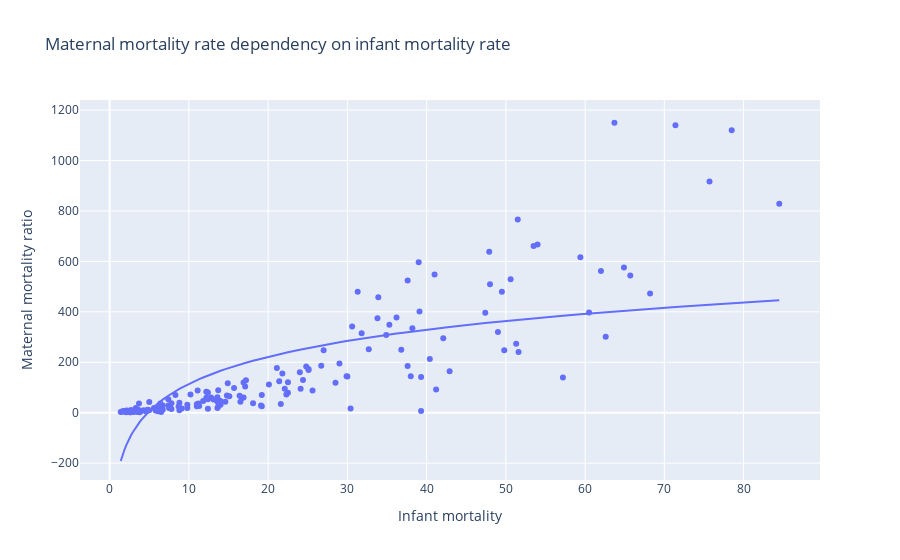

The notebook cell saved with this chart:
### Markdown cell above
### Dependency of tax revenue on population

With this graph we can come to a conclusion that lower the population the percentage of revenue from tax increases.

### Code cell
fig = px.scatter(df, x="Infant mortality", y="Maternal mortality ratio",
                 trendline="ols", trendline_options=dict(log_x=True),
                 title="Maternal mortality rate dependency on infant mortality rate",hover_name="Country")
fig.show()

### Figure 1 — Plotly figure (JSON) as saved in the notebook; plotly's stock layout.template omitted (floating-point values rounded to 4 significant figures; data arrays with more than 128 entries replaced by an {"elided": "..."} marker saying what was removed)
{"data": [{"hovertemplate": "<b>%{hovertext}</b><br><br>Infant mortality=%{x}<br>Maternal mortality ratio=%{y}<extra></extra>", "hovertext": {"elided": "193 str values"}, "legendgroup": "", "marker": {"color": "#636efa", "symbol": "circle"}, "mode": "markers", "name": "", "orientation": "v", "showlegend": false, "type": "scatter", "x": {"elided": "193 float values"}, "xaxis": "x", "y": {"elided": "193 int values"}, "yaxis": "y"}, {"hovertemplate": "<b>OLS trendline</b><br>Maternal mortality ratio = 357.805 * log10(Infant mortality) + -243.904<br>R<sup>2</sup>=0.514450<br><br>Infant mortality=%{x}<br>Maternal mortality ratio=%{y} <b>(trend)</b><extra></extra>", "legendgroup": "", "marker": {"color": "#636efa", "symbol": "circle"}, "mode": "lines", "name": "", "showlegend": false, "type": "scatter", "x": {"elided": "179 float values"}, "xaxis": "x", "y": {"elided": "179 float values"}, "yaxis": "y"}], "layout": {"legend": {"tracegroupgap": 0}, "title": {"text": "Maternal mortality rate dependency on infant mortality rate"}, "xaxis": {"anchor": "y", "domain": [0, 1], "title": {"text": "Infant mortality"}}, "yaxis": {"anchor": "x", "domain": [0, 1], "title": {"text": "Maternal mortality ratio"}}}}
